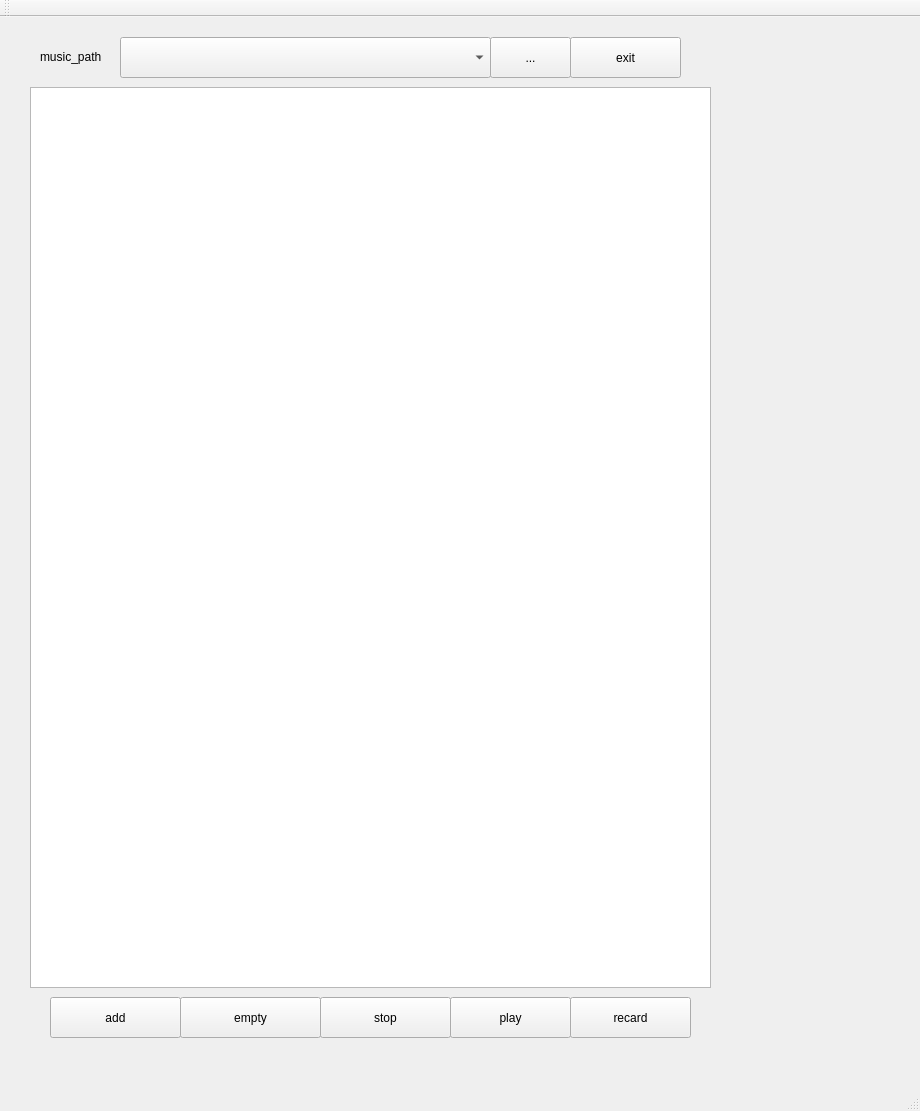
<?xml version="1.0" encoding="UTF-8"?>
<ui version="4.0">
 <class>MainWindow</class>
 <widget class="QMainWindow" name="MainWindow">
  <property name="geometry">
   <rect>
    <x>0</x>
    <y>0</y>
    <width>920</width>
    <height>1111</height>
   </rect>
  </property>
  <property name="windowTitle">
   <string>MainWindow</string>
  </property>
  <widget class="QWidget" name="centralWidget">
   <widget class="QPushButton" name="pushButton_4">
    <property name="geometry">
     <rect>
      <x>450</x>
      <y>980</y>
      <width>121</width>
      <height>41</height>
     </rect>
    </property>
    <property name="sizePolicy">
     <sizepolicy hsizetype="Expanding" vsizetype="Expanding">
      <horstretch>0</horstretch>
      <verstretch>0</verstretch>
     </sizepolicy>
    </property>
    <property name="text">
     <string>play</string>
    </property>
    <property name="autoDefault">
     <bool>false</bool>
    </property>
   </widget>
   <widget class="QToolButton" name="toolButton">
    <property name="geometry">
     <rect>
      <x>490</x>
      <y>20</y>
      <width>81</width>
      <height>41</height>
     </rect>
    </property>
    <property name="sizePolicy">
     <sizepolicy hsizetype="Expanding" vsizetype="Expanding">
      <horstretch>0</horstretch>
      <verstretch>0</verstretch>
     </sizepolicy>
    </property>
    <property name="text">
     <string>...</string>
    </property>
   </widget>
   <widget class="QComboBox" name="comboBox">
    <property name="geometry">
     <rect>
      <x>120</x>
      <y>20</y>
      <width>371</width>
      <height>41</height>
     </rect>
    </property>
    <property name="sizePolicy">
     <sizepolicy hsizetype="Expanding" vsizetype="Expanding">
      <horstretch>0</horstretch>
      <verstretch>0</verstretch>
     </sizepolicy>
    </property>
   </widget>
   <widget class="QPushButton" name="pushButton_3">
    <property name="geometry">
     <rect>
      <x>320</x>
      <y>980</y>
      <width>131</width>
      <height>41</height>
     </rect>
    </property>
    <property name="sizePolicy">
     <sizepolicy hsizetype="Expanding" vsizetype="Expanding">
      <horstretch>0</horstretch>
      <verstretch>0</verstretch>
     </sizepolicy>
    </property>
    <property name="text">
     <string>stop</string>
    </property>
   </widget>
   <widget class="QPushButton" name="pushButton_2">
    <property name="geometry">
     <rect>
      <x>50</x>
      <y>980</y>
      <width>131</width>
      <height>41</height>
     </rect>
    </property>
    <property name="sizePolicy">
     <sizepolicy hsizetype="Expanding" vsizetype="Expanding">
      <horstretch>0</horstretch>
      <verstretch>0</verstretch>
     </sizepolicy>
    </property>
    <property name="text">
     <string>add</string>
    </property>
   </widget>
   <widget class="QPushButton" name="pushButton">
    <property name="geometry">
     <rect>
      <x>180</x>
      <y>980</y>
      <width>141</width>
      <height>41</height>
     </rect>
    </property>
    <property name="sizePolicy">
     <sizepolicy hsizetype="Expanding" vsizetype="Expanding">
      <horstretch>0</horstretch>
      <verstretch>0</verstretch>
     </sizepolicy>
    </property>
    <property name="text">
     <string>empty</string>
    </property>
   </widget>
   <widget class="QPushButton" name="pushButton_5">
    <property name="geometry">
     <rect>
      <x>570</x>
      <y>20</y>
      <width>111</width>
      <height>41</height>
     </rect>
    </property>
    <property name="sizePolicy">
     <sizepolicy hsizetype="Expanding" vsizetype="Expanding">
      <horstretch>0</horstretch>
      <verstretch>0</verstretch>
     </sizepolicy>
    </property>
    <property name="text">
     <string>exit</string>
    </property>
   </widget>
   <widget class="QLabel" name="label">
    <property name="geometry">
     <rect>
      <x>40</x>
      <y>30</y>
      <width>61</width>
      <height>20</height>
     </rect>
    </property>
    <property name="sizePolicy">
     <sizepolicy hsizetype="Expanding" vsizetype="Expanding">
      <horstretch>0</horstretch>
      <verstretch>0</verstretch>
     </sizepolicy>
    </property>
    <property name="text">
     <string>music_path</string>
    </property>
   </widget>
   <widget class="QPushButton" name="pushButton_6">
    <property name="geometry">
     <rect>
      <x>570</x>
      <y>980</y>
      <width>121</width>
      <height>41</height>
     </rect>
    </property>
    <property name="sizePolicy">
     <sizepolicy hsizetype="Expanding" vsizetype="Expanding">
      <horstretch>0</horstretch>
      <verstretch>0</verstretch>
     </sizepolicy>
    </property>
    <property name="text">
     <string>recard</string>
    </property>
   </widget>
   <widget class="QListView" name="listView">
    <property name="geometry">
     <rect>
      <x>30</x>
      <y>70</y>
      <width>681</width>
      <height>901</height>
     </rect>
    </property>
    <property name="sizePolicy">
     <sizepolicy hsizetype="Expanding" vsizetype="Expanding">
      <horstretch>100</horstretch>
      <verstretch>100</verstretch>
     </sizepolicy>
    </property>
   </widget>
  </widget>
  <widget class="QMenuBar" name="menuBar">
   <property name="geometry">
    <rect>
     <x>0</x>
     <y>0</y>
     <width>920</width>
     <height>23</height>
    </rect>
   </property>
  </widget>
  <widget class="QToolBar" name="mainToolBar">
   <attribute name="toolBarArea">
    <enum>TopToolBarArea</enum>
   </attribute>
   <attribute name="toolBarBreak">
    <bool>false</bool>
   </attribute>
  </widget>
  <widget class="QStatusBar" name="statusBar"/>
 </widget>
 <layoutdefault spacing="6" margin="11"/>
 <resources/>
 <connections/>
</ui>
